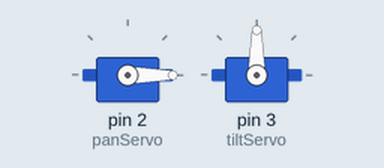
A sketch run on a simulated Arduino Uno, built with avr-gcc and run on an emulated ATmega328P. Shown: 2 × servo.

Above: at 0.07 s.
At 6.82 s:
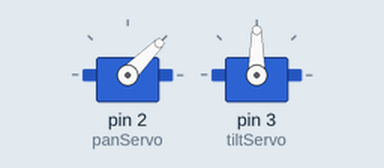
At 13.58 s:
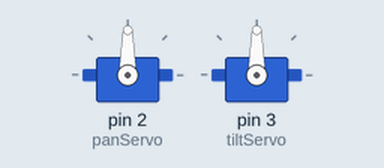
At 27.16 s:
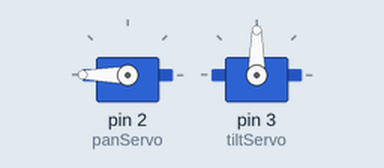
Timing chart, 0 to 40.0 s (numbered marks = the images above):
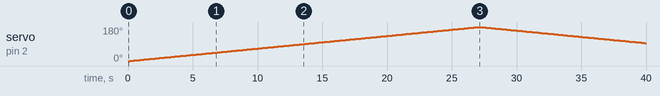

The sketch:

2servos.ino
```cpp
#include <Servo.h>

Servo panServo; //panoram (servo1)
Servo tiltServo; //inclinação (servo2)
int pos=0; //posição inicial

void setup() {
    panServo.attach(2); //pin 2
    tiltServo.attach(3); //pin 3
    //panServo.write(90); //90°
    //tiltServo.write(90);
}

void loop() {
    for (pos=0; pos<=180; pos=pos+1){ //ordens de giro (alterar pra teste)
        panServo.write(pos);
        delay(150);
    }
    for (pos=180; pos>=0; pos=pos-1){ // vai e volta 180°
        panServo.write(pos);
        delay(150);
    }
    for (pos=0; pos<=180; pos=pos+1){ //para o outro servo (tilt)
        tiltServo.write(pos);
        delay(150);
    }
    for (pos=180; pos<=0; pos=pos-1){
        tiltServo.write(pos);
        delay(150);
    }
}
```

PID.ino
```cpp

```

Measured:
- by itself, servo on pin 2 (panServo): rises from 0° to 180° in 26.9 s, then falls to 95° in 12.9 s
